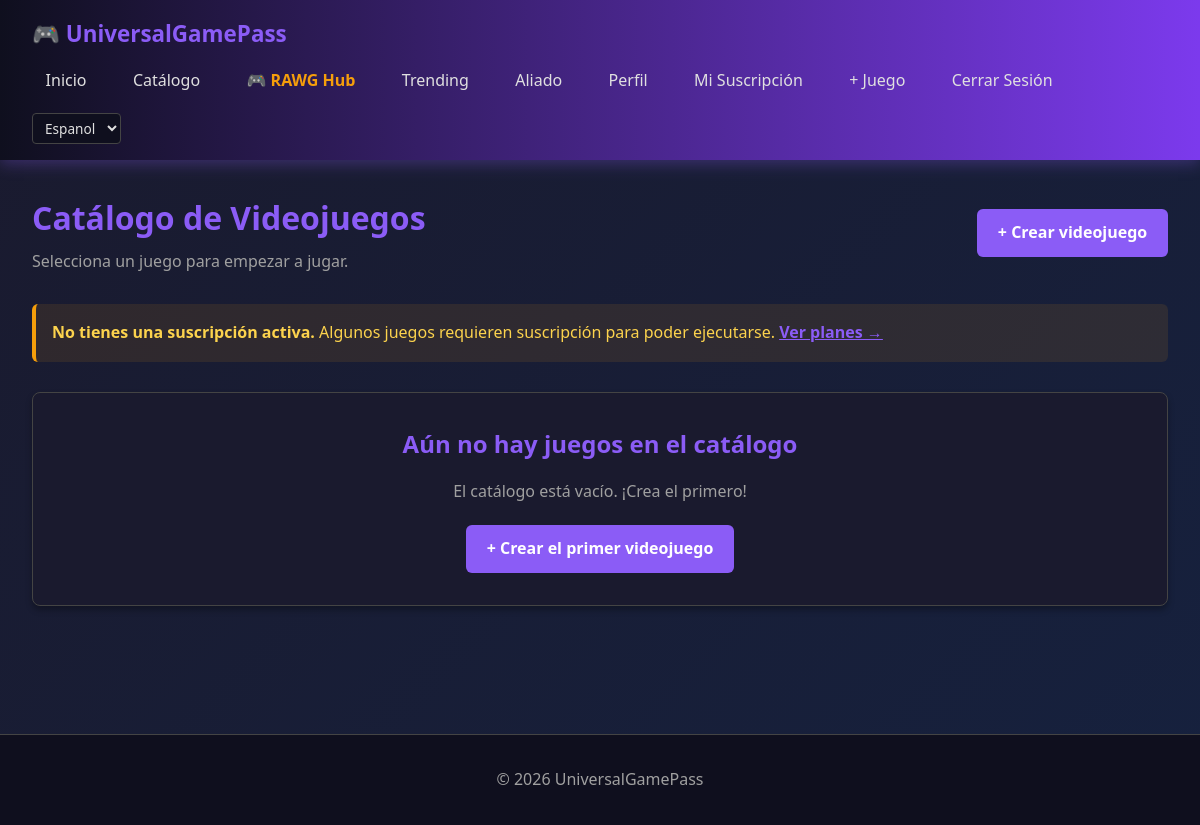
Before: /juegos/ (signed in) with the older database file.
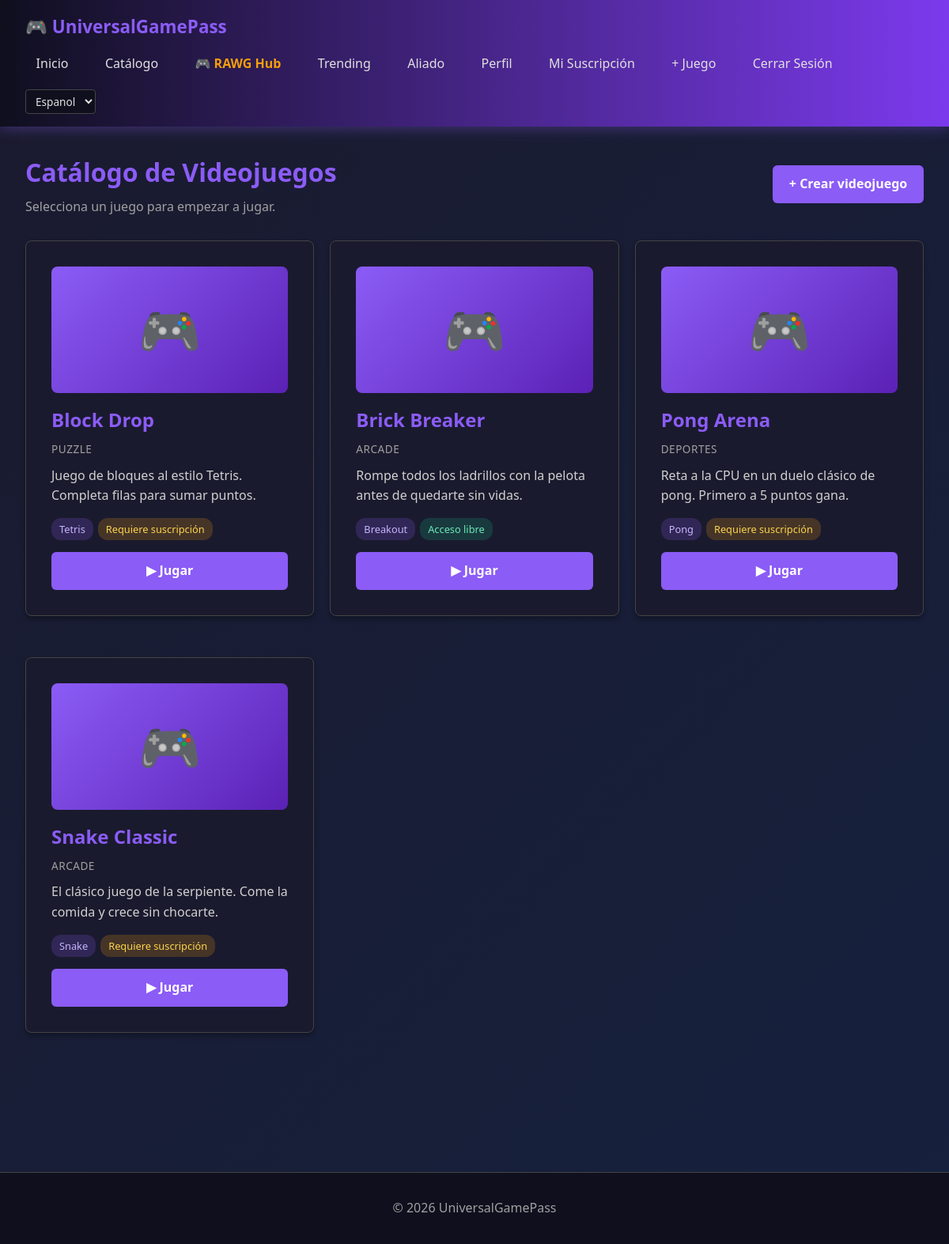
After: the same page with the newer database file.
### core/models.py (models this page shows, shortened)
class Videojuego(models.Model):
    SLUG_CHOICES = [
        ('snake', 'Snake'),
        ('tetris', 'Tetris'),
        ('pong', 'Pong'),
        ('breakout', 'Breakout'),
    ]
    nombre = models.CharField(max_length=200)
    descripcion = models.TextField()
    genero = models.CharField(max_length=100)
    imagen_url = models.URLField(blank=True, null=True)
    precio_compra = models.DecimalField(max_digits=10, decimal_places=2, null=True, blank=True)
    disponible = models.BooleanField(default=True)
    fecha_lanzamiento = models.DateField(null=True, blank=True)
    slug_ejecutable = models.CharField(
        max_length=30,
        choices=SLUG_CHOICES,
        default='snake',
        help_text="Identificador del motor de juego HTML5 a ejecutar"
    )
    requiere_suscripcion = models.BooleanField(
        default=True,
        help_text="Si esta activo, el usuario necesita suscripcion vigente para jugarlo"
    )
    creado_en = models.DateTimeField(auto_now_add=True)
    class Meta:
        ordering = ['-creado_en']

### core/views/juegos_views.py (the view)
# urls.py: path("juegos/", CatalogoJuegosView.as_view(), name="catalogo_juegos"),
class CatalogoJuegosView(LoginRequiredMixin, View):
    def get(self, request):
        juegos = Videojuego.objects.filter(disponible=True).order_by("nombre")
        return render(
            request,
            "core/catalogo_juegos.html",
            {
                "juegos": juegos,
                "tiene_suscripcion": usuario_tiene_suscripcion_activa(request.user),
            },
        )

### core/services.py (called while the page is built)
def usuario_tiene_suscripcion_activa(user):
    if not user.is_authenticated:
        return False
    ahora = timezone.now()
    return Suscripcion.objects.filter(
        user=user,
        activa=True,
        inicio__lte=ahora,
        fin__gte=ahora,
    ).exists()

### core/templates/core/catalogo_juegos.html (shortened to what this page needs)
{% extends 'core/base.html' %}
{% block content %}
<div class="container">
  <div style="margin-bottom: 30px; display: flex; justify-content: space-between; align-items: center; flex-wrap: wrap; gap: 15px;">
    <div>
      <h1 style="margin: 0 0 6px; color: #8b5cf6;">Catálogo de Videojuegos</h1>
      <p style="color: #a0a0a0; margin: 0;">Selecciona un juego para empezar a jugar.</p>
    </div>
    {% if user.is_staff %}
      <a href="{% url 'crear_juego' %}" class="btn btn-primary">+ Crear videojuego</a>
    {% endif %}
  </div>
  {% if not tiene_suscripcion %}
    <div class="alert alert-warning" style="margin-bottom: 30px;">
      <strong>No tienes una suscripción activa.</strong>
      Algunos juegos requieren suscripción para poder ejecutarse.
      <a href="{% url 'suscripcion_form' %}" style="color: #8b5cf6; font-weight: 600;">Ver planes →</a>
    </div>
  {% endif %}
  {% if juegos %}
    <div class="grid">
      {% for juego in juegos %}
        <div class="card" style="display: flex; flex-direction: column; justify-content: space-between;">
          <div>
            {% if juego.imagen_url %}
              <img src="{{ juego.imagen_url }}" alt="{{ juego.nombre }}" style="width: 100%; height: 160px; object-fit: cover; border-radius: 8px; margin-bottom: 15px;">
            {% else %}
              <div style="width: 100%; height: 160px; background: linear-gradient(135deg, #8b5cf6, #5b21b6); border-radius: 8px; margin-bottom: 15px; display: flex; align-items: center; justify-content: center; font-size: 4rem;">
                🎮
              </div>
            {% endif %}
            <h2 style="margin: 0 0 6px;">{{ juego.nombre }}</h2>
            <p style="color: #a0a0a0; font-size: 0.85rem; margin: 0 0 10px; text-transform: uppercase; letter-spacing: 0.5px;">{{ juego.genero }}</p>
            <p style="color: #d0d0d0; margin: 0 0 15px;">{{ juego.descripcion|truncatewords:25 }}</p>
            <div style="display: flex; flex-wrap: wrap; gap: 6px; margin-bottom: 15px;">
              <span style="background: rgba(139, 92, 246, 0.2); padding: 4px 10px; border-radius: 12px; font-size: 0.8rem; color: #c4b5fd;">{{ juego.get_slug_ejecutable_display }}</span>
              {% if juego.requiere_suscripcion %}
                <span style="background: rgba(245, 158, 11, 0.2); padding: 4px 10px; border-radius: 12px; font-size: 0.8rem; color: #fcd34d;">Requiere suscripción</span>
              {% else %}
                <span style="background: rgba(16, 185, 129, 0.2); padding: 4px 10px; border-radius: 12px; font-size: 0.8rem; color: #6ee7b7;">Acceso libre</span>
              {% endif %}
            </div>
          </div>
          <div style="display: flex; gap: 10px;">
            {% if juego.requiere_suscripcion and not tiene_suscripcion %}
              <a href="{% url 'suscripcion_form' %}" class="btn btn-secondary" style="flex: 1; text-align: center;">Suscribirse para jugar</a>
            {% else %}
              <a href="{% url 'jugar_juego' juego.id %}" class="btn btn-primary" style="flex: 1; text-align: center;">▶ Jugar</a>
            {% endif %}
          </div>
        </div>
      {% endfor %}
    </div>
  {% else %}
    <div class="card" style="text-align: center;">
      <h2>Aún no hay juegos en el catálogo</h2>
      <p style="color: #a0a0a0; margin-top: 10px;">El catálogo está vacío. {% if user.is_staff %}¡Crea el primero!{% endif %}</p>
      {% if user.is_staff %}
        <a href="{% url 'crear_juego' %}" class="btn btn-primary" style="margin-top: 20px;">+ Crear el primer videojuego</a>
      {% endif %}
    </div>
  {% endif %}
</div>
{% endblock %}

Changed rows visible on the page:
added Videojuego: nombre "Block Drop", genero "PUZZLE", descripcion "Juego de bloques al estilo Tetris. Completa filas para sumar puntos.", slug_ejecutable "Tetris", requiere_suscripcion "Requiere suscripción"
added Videojuego: nombre "Brick Breaker", genero "ARCADE", descripcion "Rompe todos los ladrillos con la pelota antes de quedarte sin vidas.", slug_ejecutable "Breakout", requiere_suscripcion "Acceso libre"
added Videojuego: nombre "Pong Arena", genero "DEPORTES", descripcion "Reta a la CPU en un duelo clásico de pong. Primero a 5 puntos gana.", slug_ejecutable "Pong", requiere_suscripcion "Requiere suscripción"
added Videojuego: nombre "Snake Classic", genero "ARCADE", descripcion "El clásico juego de la serpiente. Come la comida y crece sin chocarte.", slug_ejecutable "Snake", requiere_suscripcion "Requiere suscripción"
Other visible differences:
text no longer shown: "No tienes una suscripción activa. Algunos juegos requieren suscripción para poder ejecutarse. Ver planes → Aún no hay juegos en el catálogo El catálogo está vacío. ¡Crea el primero! + Crear el primer videojuego"
